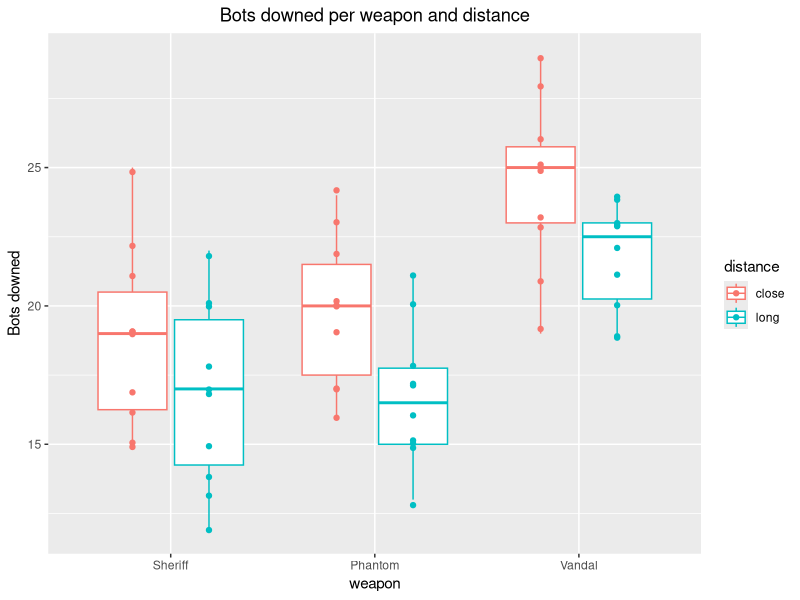
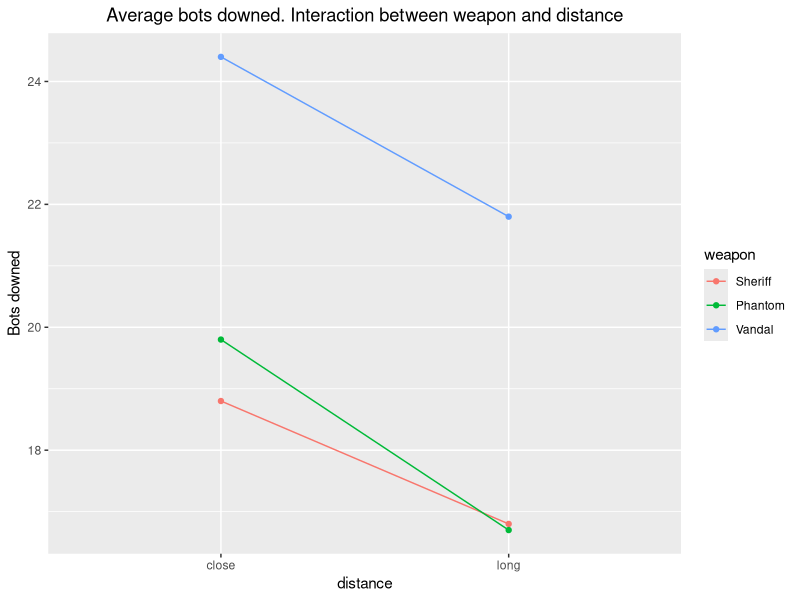
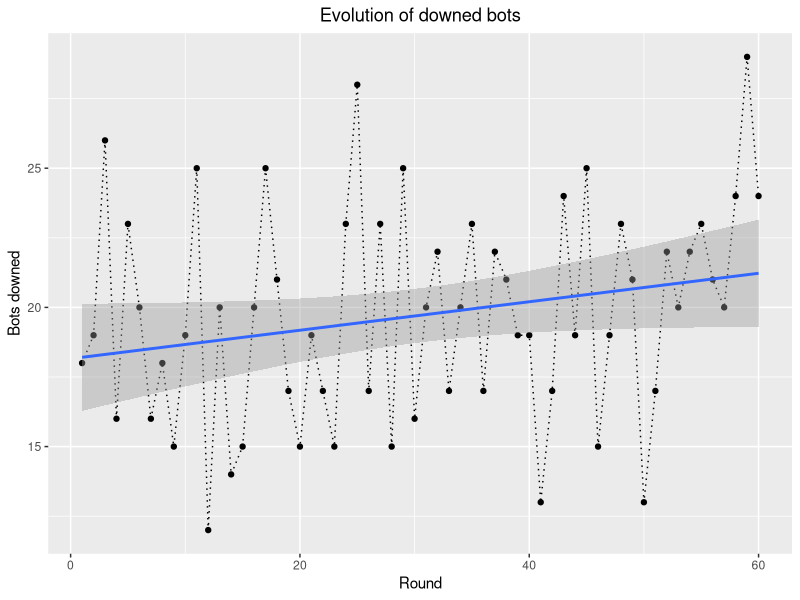
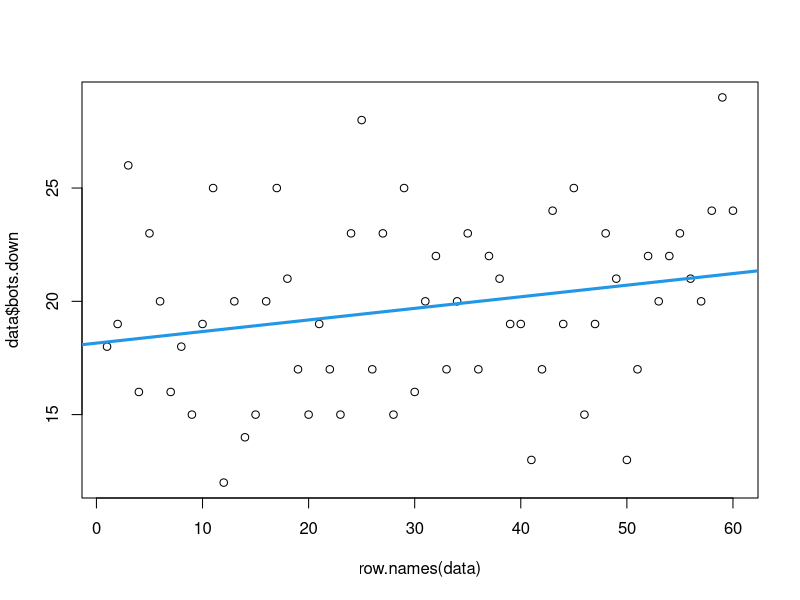
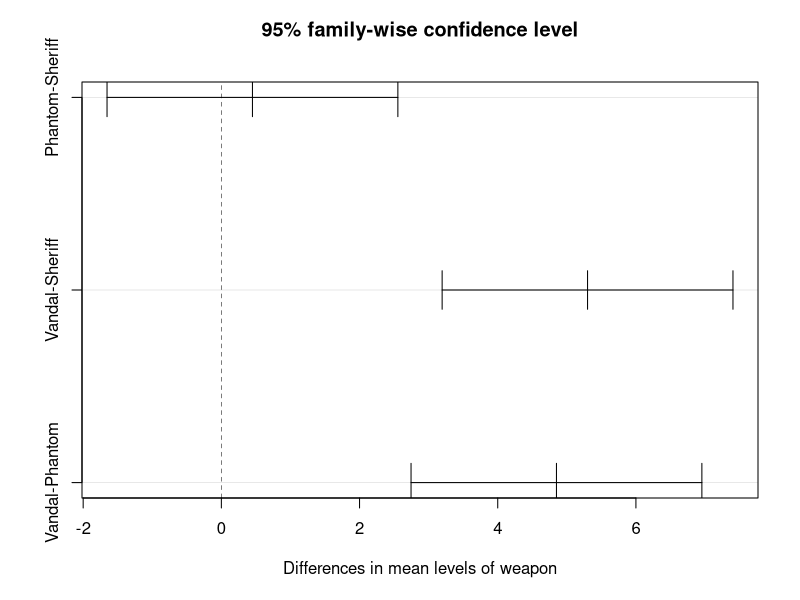
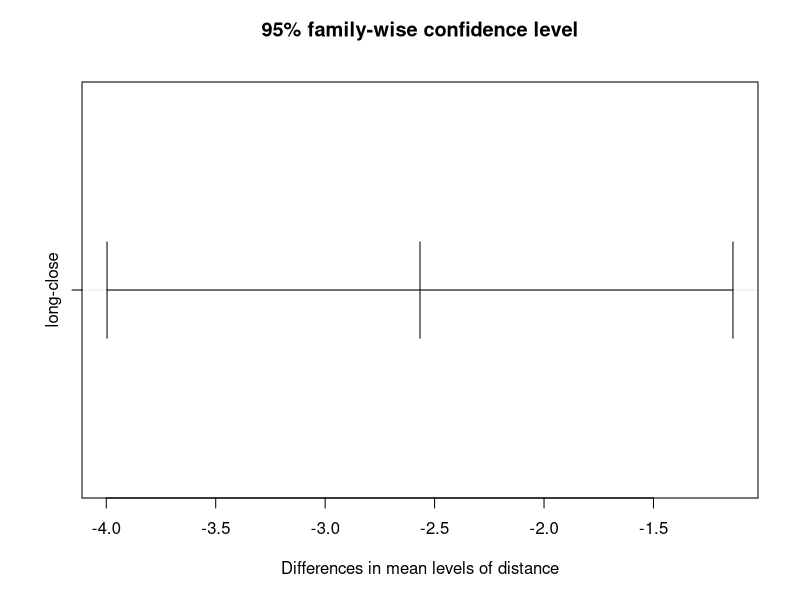

R code for these plots, in order:
library(ggplot2)

n <- 10
weapons <- c('Vandal', 'Phantom', 'Sheriff')
close.distances <- rep('close', each=30)
long.distances <- rep('long', each=30)
perm.weapons <- rep(weapons, each=n)

length(perm.weapons)

close.distances.data <- data.frame(weapon=perm.weapons, distance=close.distances)
long.distances.data <- data.frame(weapon=perm.weapons, distance=long.distances)
data <- rbind(close.distances.data, long.distances.data)

set.seed(42)
rows <- sample(nrow(data))
data <- data[rows, ]
row.names(data) <- NULL
data


counts <- c(18, 19, 26, 16, 23, 20, 16, 18, 15, 19,
            25, 12, 20, 14, 15, 20, 25, 21, 17, 15,
            19, 17, 15, 23, 28, 17, 23, 15, 25, 16,
            20, 22, 17, 20, 23, 17, 22, 21, 19, 19,
            13, 17, 24, 19, 25, 15, 19, 23, 21, 13,
            17, 22, 20, 22, 23, 21, 20 ,24, 29, 24)

counts.data.frame <- data.frame(bots.down=counts, robots.down=counts/30, index=as.numeric(as.character(factor(row.names(data)))))
data <- cbind(data, counts.data.frame)



# patch
data <- read.table("data.txt")
colnames(data) <- c("1", "weapon", "distance", "bots.down", "robots.down.prop", "index")



data$weapon <- factor(data$weapon, levels =  c('Sheriff', 'Phantom', 'Vandal'))

ggplot(data, aes(x=weapon, y=bots.down, color=distance)) +
  geom_boxplot() +
  geom_point(position=position_jitterdodge(jitter.width = 0, jitter.height = 0.2),aes(group=distance)) +
  ggtitle("Bots downed per weapon and distance") +
  theme(plot.title = element_text(hjust = 0.5)) +
  ylab("Bots downed")

ggplot(data) +
  aes(x = distance, color = weapon, group = weapon, y = bots.down) +
  stat_summary(fun = mean, geom = "point") +
  stat_summary(fun = mean, geom = "line") +
  ggtitle("Average bots downed. Interaction between weapon and distance") +
  theme(plot.title = element_text(hjust = 0.5)) +
  ylab("Bots downed")

ggplot(data, aes(x=index, y=bots.down)) +
  geom_point() +
  geom_line(linetype="dotted") +
  geom_smooth(method="lm", formula="y ~ x") +
  ylab("Bots downed") + xlab("Round") +
  ggtitle("Evolution of downed bots") +
  theme(plot.title = element_text(hjust = 0.5))


plot(row.names(data), data$bots.down)
abline(lm(data$bots ~ data$index), col = 4, lwd = 3)

fit <- lm(bots.down ~  index + weapon * distance, data=data)
summary(fit)

fit.anova <- aov(bots.down ~  weapon * distance + index, data=data)
summary(fit.anova)

fit.anova.reduced <- aov(bots.down  ~  weapon + distance, data=data)
summary(fit.anova.reduced)

anova(fit.anova, fit.anova.reduced)


TukeyHSD(fit.anova.reduced)
plot(TukeyHSD(fit.anova.reduced))
     